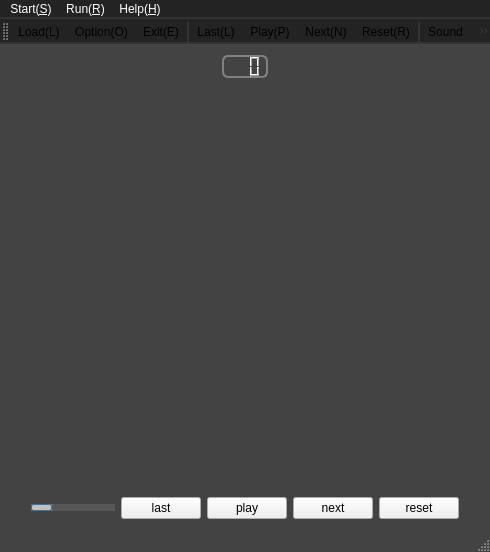
<?xml version="1.0" encoding="UTF-8"?>
<ui version="4.0">
 <class>MainWindow</class>
 <widget class="QMainWindow" name="MainWindow">
  <property name="geometry">
   <rect>
    <x>0</x>
    <y>0</y>
    <width>490</width>
    <height>552</height>
   </rect>
  </property>
  <property name="focusPolicy">
   <enum>Qt::StrongFocus</enum>
  </property>
  <property name="windowTitle">
   <string>DMFB</string>
  </property>
  <property name="styleSheet">
   <string notr="true">QMainWindow
{
	background-color: rgb(67, 67, 67);
}

QMenuBar
{
	background-color: rgb(35, 35, 35);
	color: white;
	border-bottom: 2px solid rgb(50,50,50);
}

QToolBar
{
	background-color: rgb(35,35,35);
	border-bottom: 2px solid rgb(50,50,50);
}

QToolBar::separator
{
	background:rgb(50,50,50);
	width: 2px;
}

QToolBar::handle
{
	color: rgb(50,50,50);
}

</string>
  </property>
  <widget class="QWidget" name="centralWidget">
   <layout class="QGridLayout" name="gridLayout">
    <item row="0" column="1">
     <layout class="QHBoxLayout" name="horizontalLayout_2">
      <item>
       <spacer name="horizontalSpacer_7">
        <property name="orientation">
         <enum>Qt::Horizontal</enum>
        </property>
        <property name="sizeHint" stdset="0">
         <size>
          <width>40</width>
          <height>20</height>
         </size>
        </property>
       </spacer>
      </item>
      <item>
       <widget class="QLCDNumber" name="lcdNumber">
        <property name="sizePolicy">
         <sizepolicy hsizetype="Preferred" vsizetype="Preferred">
          <horstretch>0</horstretch>
          <verstretch>0</verstretch>
         </sizepolicy>
        </property>
        <property name="styleSheet">
         <string notr="true">QLCDNumber{  
padding: 1px;  
border-style: solid;  
border: 2px solid gray;  
border-radius: 6px;  
width:50px;  
}  </string>
        </property>
        <property name="digitCount">
         <number>3</number>
        </property>
       </widget>
      </item>
      <item>
       <spacer name="horizontalSpacer_8">
        <property name="orientation">
         <enum>Qt::Horizontal</enum>
        </property>
        <property name="sizeHint" stdset="0">
         <size>
          <width>40</width>
          <height>20</height>
         </size>
        </property>
       </spacer>
      </item>
     </layout>
    </item>
    <item row="1" column="1">
     <widget class="DrawWidget" name="widget" native="true">
      <property name="sizePolicy">
       <sizepolicy hsizetype="Preferred" vsizetype="Preferred">
        <horstretch>2</horstretch>
        <verstretch>2</verstretch>
       </sizepolicy>
      </property>
      <property name="minimumSize">
       <size>
        <width>360</width>
        <height>300</height>
       </size>
      </property>
     </widget>
    </item>
    <item row="1" column="0">
     <spacer name="horizontalSpacer">
      <property name="orientation">
       <enum>Qt::Horizontal</enum>
      </property>
      <property name="sizeHint" stdset="0">
       <size>
        <width>59</width>
        <height>20</height>
       </size>
      </property>
     </spacer>
    </item>
    <item row="2" column="1">
     <layout class="QHBoxLayout" name="horizontalLayout">
      <item>
       <spacer name="horizontalSpacer_3">
        <property name="orientation">
         <enum>Qt::Horizontal</enum>
        </property>
        <property name="sizeHint" stdset="0">
         <size>
          <width>40</width>
          <height>20</height>
         </size>
        </property>
       </spacer>
      </item>
      <item>
       <widget class="QSlider" name="horizontalSlider">
        <property name="sizePolicy">
         <sizepolicy hsizetype="Fixed" vsizetype="Fixed">
          <horstretch>0</horstretch>
          <verstretch>0</verstretch>
         </sizepolicy>
        </property>
        <property name="focusPolicy">
         <enum>Qt::NoFocus</enum>
        </property>
        <property name="styleSheet">
         <string notr="true">/*QSlider::groove:horizontal
{
	height: 10px;
	left: 5px; 
 	right: 5px; 
	background: #dcdcdc;
	
border-radius: 6px;  
}

QSlider::handle:horizontal
{
	border-radius: 10px;
	width:  20px;
	margin: -5px -1px;
	background: #2e2eff;
}
QSlider::sub-page:horizontal
{
	background: qlineargradient(spread:pad, x1:0, y1:1, x2:0, y2:0, stop:0 rgba(24, 44, 82, 255), stop:0.25 rgba(40, 73, 134, 255), stop:0.5 rgba(50, 80, 170, 255), stop:1 rgba(55, 125, 255, 255));
}*/
QSlider::groove:horizontal {
border: 1px solid #4A708B;
background: #C0C0C0;
height: 5px;
border-radius: 1px;
padding-left:-1px;
padding-right:-1px;
}
 
QSlider::sub-page:horizontal {
background: qlineargradient(x1:0, y1:0, x2:0, y2:1, 
    stop:0 #B1B1B1, stop:1 #c4c4c4);
background: qlineargradient(x1: 0, y1: 0.2, x2: 1, y2: 1,
    stop: 0 #5DCCFF, stop: 1 #1874CD);
border: 1px solid #4A708B;
height: 10px;
border-radius: 2px;
}
 
QSlider::add-page:horizontal {
background: #575757;
border: 0px solid #777;
height: 10px;
border-radius: 2px;
}
 
QSlider::handle:horizontal 
{
    background: qradialgradient(spread:pad, cx:0.5, cy:0.5, radius:0.5, fx:0.5, fy:0.5, 
    stop:0.6 #45ADED, stop:0.778409 rgba(255, 255, 255, 255));
 
    width: 11px;
    margin-top: -3px;
    margin-bottom: -3px;
    border-radius: 5px;
}
 
QSlider::handle:horizontal:hover {
    background: qradialgradient(spread:pad, cx:0.5, cy:0.5, radius:0.5, fx:0.5, fy:0.5, stop:0.6 #2A8BDA, 
    stop:0.778409 rgba(255, 255, 255, 255));
 
    width: 11px;
    margin-top: -3px;
    margin-bottom: -3px;
    border-radius: 5px;
}
 
QSlider::sub-page:horizontal:disabled {
background: #00009C;
border-color: #999;
}
 
QSlider::add-page:horizontal:disabled {
background: #eee;
border-color: #999;
}
 
QSlider::handle:horizontal:disabled {
background: #eee;
border: 1px solid #aaa;
border-radius: 4px;
}</string>
        </property>
        <property name="value">
         <number>20</number>
        </property>
        <property name="orientation">
         <enum>Qt::Horizontal</enum>
        </property>
       </widget>
      </item>
      <item>
       <widget class="QPushButton" name="pushButton_last">
        <property name="focusPolicy">
         <enum>Qt::NoFocus</enum>
        </property>
        <property name="text">
         <string>last</string>
        </property>
       </widget>
      </item>
      <item>
       <spacer name="horizontalSpacer_4">
        <property name="orientation">
         <enum>Qt::Horizontal</enum>
        </property>
        <property name="sizeHint" stdset="0">
         <size>
          <width>40</width>
          <height>20</height>
         </size>
        </property>
       </spacer>
      </item>
      <item>
       <widget class="QPushButton" name="pushButton_play">
        <property name="focusPolicy">
         <enum>Qt::NoFocus</enum>
        </property>
        <property name="text">
         <string>play</string>
        </property>
       </widget>
      </item>
      <item>
       <spacer name="horizontalSpacer_5">
        <property name="orientation">
         <enum>Qt::Horizontal</enum>
        </property>
        <property name="sizeHint" stdset="0">
         <size>
          <width>40</width>
          <height>20</height>
         </size>
        </property>
       </spacer>
      </item>
      <item>
       <widget class="QPushButton" name="pushButton_next">
        <property name="focusPolicy">
         <enum>Qt::NoFocus</enum>
        </property>
        <property name="text">
         <string>next</string>
        </property>
       </widget>
      </item>
      <item>
       <spacer name="horizontalSpacer_6">
        <property name="orientation">
         <enum>Qt::Horizontal</enum>
        </property>
        <property name="sizeHint" stdset="0">
         <size>
          <width>40</width>
          <height>20</height>
         </size>
        </property>
       </spacer>
      </item>
      <item>
       <widget class="QPushButton" name="pushButton_reset">
        <property name="focusPolicy">
         <enum>Qt::NoFocus</enum>
        </property>
        <property name="text">
         <string>reset</string>
        </property>
       </widget>
      </item>
      <item>
       <spacer name="horizontalSpacer_11">
        <property name="orientation">
         <enum>Qt::Horizontal</enum>
        </property>
        <property name="sizeHint" stdset="0">
         <size>
          <width>40</width>
          <height>20</height>
         </size>
        </property>
       </spacer>
      </item>
     </layout>
    </item>
    <item row="1" column="2">
     <spacer name="horizontalSpacer_2">
      <property name="orientation">
       <enum>Qt::Horizontal</enum>
      </property>
      <property name="sizeHint" stdset="0">
       <size>
        <width>59</width>
        <height>20</height>
       </size>
      </property>
     </spacer>
    </item>
   </layout>
  </widget>
  <widget class="QMenuBar" name="menuBar">
   <property name="geometry">
    <rect>
     <x>0</x>
     <y>0</y>
     <width>490</width>
     <height>22</height>
    </rect>
   </property>
   <widget class="QMenu" name="menustart">
    <property name="title">
     <string>Start(&amp;S)</string>
    </property>
    <addaction name="actionLoad"/>
    <addaction name="actionOption"/>
    <addaction name="actionExit"/>
   </widget>
   <widget class="QMenu" name="menuRun">
    <property name="title">
     <string>Run(&amp;R)</string>
    </property>
    <addaction name="actionPlay"/>
    <addaction name="actionLast"/>
    <addaction name="actionNext"/>
    <addaction name="actionReset"/>
   </widget>
   <widget class="QMenu" name="menuHelp_H">
    <property name="title">
     <string>Help(&amp;H)</string>
    </property>
    <addaction name="actionInstruction"/>
    <addaction name="actionAbout"/>
   </widget>
   <addaction name="menustart"/>
   <addaction name="menuRun"/>
   <addaction name="menuHelp_H"/>
  </widget>
  <widget class="QToolBar" name="mainToolBar">
   <attribute name="toolBarArea">
    <enum>TopToolBarArea</enum>
   </attribute>
   <attribute name="toolBarBreak">
    <bool>false</bool>
   </attribute>
   <addaction name="actionLoad"/>
   <addaction name="actionOption"/>
   <addaction name="actionExit"/>
   <addaction name="separator"/>
   <addaction name="actionLast"/>
   <addaction name="actionPlay"/>
   <addaction name="actionNext"/>
   <addaction name="actionReset"/>
   <addaction name="separator"/>
   <addaction name="actionSound"/>
   <addaction name="actionInstruction"/>
   <addaction name="actionAbout"/>
   <addaction name="separator"/>
  </widget>
  <widget class="QStatusBar" name="statusBar"/>
  <action name="actionOption">
   <property name="icon">
    <iconset resource="png.qrc">
     <normaloff>:/png/option.png</normaloff>:/png/option.png</iconset>
   </property>
   <property name="text">
    <string>Option(&amp;O)</string>
   </property>
  </action>
  <action name="actionLoad">
   <property name="icon">
    <iconset resource="png.qrc">
     <normaloff>:/png/open-file.png</normaloff>:/png/open-file.png</iconset>
   </property>
   <property name="text">
    <string>Load(&amp;L)</string>
   </property>
  </action>
  <action name="actionExit">
   <property name="icon">
    <iconset resource="png.qrc">
     <normaloff>:/png/power-button.png</normaloff>:/png/power-button.png</iconset>
   </property>
   <property name="text">
    <string>Exit(&amp;E)</string>
   </property>
  </action>
  <action name="actionPlay">
   <property name="icon">
    <iconset resource="png.qrc">
     <normaloff>:/png/play.png</normaloff>:/png/play.png</iconset>
   </property>
   <property name="text">
    <string>Play(&amp;P)</string>
   </property>
  </action>
  <action name="actionLast">
   <property name="icon">
    <iconset resource="png.qrc">
     <normaloff>:/png/last.png</normaloff>:/png/last.png</iconset>
   </property>
   <property name="text">
    <string>Last(&amp;L)</string>
   </property>
  </action>
  <action name="actionNext">
   <property name="icon">
    <iconset resource="png.qrc">
     <normaloff>:/png/next.png</normaloff>:/png/next.png</iconset>
   </property>
   <property name="text">
    <string>Next(&amp;N)</string>
   </property>
  </action>
  <action name="actionReset">
   <property name="icon">
    <iconset resource="png.qrc">
     <normaloff>:/png/reset.png</normaloff>:/png/reset.png</iconset>
   </property>
   <property name="text">
    <string>Reset(&amp;R)</string>
   </property>
  </action>
  <action name="actionInstruction">
   <property name="icon">
    <iconset resource="png.qrc">
     <normaloff>:/png/instruction.png</normaloff>:/png/instruction.png</iconset>
   </property>
   <property name="text">
    <string>Instruction(&amp;I)</string>
   </property>
  </action>
  <action name="actionAbout">
   <property name="icon">
    <iconset resource="png.qrc">
     <normaloff>:/png/about.png</normaloff>:/png/about.png</iconset>
   </property>
   <property name="text">
    <string>About(&amp;A)</string>
   </property>
  </action>
  <action name="actionSound">
   <property name="icon">
    <iconset resource="png.qrc">
     <normaloff>:/png/sound.png</normaloff>:/png/sound.png</iconset>
   </property>
   <property name="text">
    <string>Sound</string>
   </property>
  </action>
 </widget>
 <layoutdefault spacing="6" margin="11"/>
 <customwidgets>
  <customwidget>
   <class>DrawWidget</class>
   <extends>QWidget</extends>
   <header location="global">drawwidget.h</header>
   <container>1</container>
  </customwidget>
 </customwidgets>
 <resources>
  <include location="png.qrc"/>
 </resources>
 <connections>
  <connection>
   <sender>actionOption</sender>
   <signal>triggered()</signal>
   <receiver>MainWindow</receiver>
   <slot>setOption()</slot>
   <hints>
    <hint type="sourcelabel">
     <x>-1</x>
     <y>-1</y>
    </hint>
    <hint type="destinationlabel">
     <x>244</x>
     <y>154</y>
    </hint>
   </hints>
  </connection>
  <connection>
   <sender>actionLoad</sender>
   <signal>triggered()</signal>
   <receiver>MainWindow</receiver>
   <slot>loadFile()</slot>
   <hints>
    <hint type="sourcelabel">
     <x>-1</x>
     <y>-1</y>
    </hint>
    <hint type="destinationlabel">
     <x>186</x>
     <y>222</y>
    </hint>
   </hints>
  </connection>
  <connection>
   <sender>actionExit</sender>
   <signal>triggered()</signal>
   <receiver>MainWindow</receiver>
   <slot>close()</slot>
   <hints>
    <hint type="sourcelabel">
     <x>-1</x>
     <y>-1</y>
    </hint>
    <hint type="destinationlabel">
     <x>186</x>
     <y>222</y>
    </hint>
   </hints>
  </connection>
  <connection>
   <sender>horizontalSlider</sender>
   <signal>valueChanged(int)</signal>
   <receiver>MainWindow</receiver>
   <slot>setInterval(int)</slot>
   <hints>
    <hint type="sourcelabel">
     <x>105</x>
     <y>516</y>
    </hint>
    <hint type="destinationlabel">
     <x>413</x>
     <y>500</y>
    </hint>
   </hints>
  </connection>
  <connection>
   <sender>actionInstruction</sender>
   <signal>triggered()</signal>
   <receiver>MainWindow</receiver>
   <slot>showInstruction()</slot>
   <hints>
    <hint type="sourcelabel">
     <x>-1</x>
     <y>-1</y>
    </hint>
    <hint type="destinationlabel">
     <x>244</x>
     <y>275</y>
    </hint>
   </hints>
  </connection>
  <connection>
   <sender>actionAbout</sender>
   <signal>triggered()</signal>
   <receiver>MainWindow</receiver>
   <slot>showAbout()</slot>
   <hints>
    <hint type="sourcelabel">
     <x>-1</x>
     <y>-1</y>
    </hint>
    <hint type="destinationlabel">
     <x>244</x>
     <y>275</y>
    </hint>
   </hints>
  </connection>
  <connection>
   <sender>actionLast</sender>
   <signal>triggered()</signal>
   <receiver>pushButton_last</receiver>
   <slot>click()</slot>
   <hints>
    <hint type="sourcelabel">
     <x>-1</x>
     <y>-1</y>
    </hint>
    <hint type="destinationlabel">
     <x>151</x>
     <y>509</y>
    </hint>
   </hints>
  </connection>
  <connection>
   <sender>actionNext</sender>
   <signal>triggered()</signal>
   <receiver>pushButton_next</receiver>
   <slot>click()</slot>
   <hints>
    <hint type="sourcelabel">
     <x>-1</x>
     <y>-1</y>
    </hint>
    <hint type="destinationlabel">
     <x>335</x>
     <y>509</y>
    </hint>
   </hints>
  </connection>
  <connection>
   <sender>actionPlay</sender>
   <signal>triggered()</signal>
   <receiver>pushButton_play</receiver>
   <slot>click()</slot>
   <hints>
    <hint type="sourcelabel">
     <x>-1</x>
     <y>-1</y>
    </hint>
    <hint type="destinationlabel">
     <x>243</x>
     <y>509</y>
    </hint>
   </hints>
  </connection>
  <connection>
   <sender>actionReset</sender>
   <signal>triggered()</signal>
   <receiver>pushButton_reset</receiver>
   <slot>click()</slot>
   <hints>
    <hint type="sourcelabel">
     <x>-1</x>
     <y>-1</y>
    </hint>
    <hint type="destinationlabel">
     <x>427</x>
     <y>509</y>
    </hint>
   </hints>
  </connection>
  <connection>
   <sender>actionSound</sender>
   <signal>triggered()</signal>
   <receiver>MainWindow</receiver>
   <slot>sound()</slot>
   <hints>
    <hint type="sourcelabel">
     <x>-1</x>
     <y>-1</y>
    </hint>
    <hint type="destinationlabel">
     <x>244</x>
     <y>275</y>
    </hint>
   </hints>
  </connection>
 </connections>
 <slots>
  <slot>setOption()</slot>
  <slot>loadFile()</slot>
  <slot>setInterval(int)</slot>
  <slot>reset()</slot>
  <slot>showAbout()</slot>
  <slot>showInstruction()</slot>
  <slot>sound()</slot>
 </slots>
</ui>
